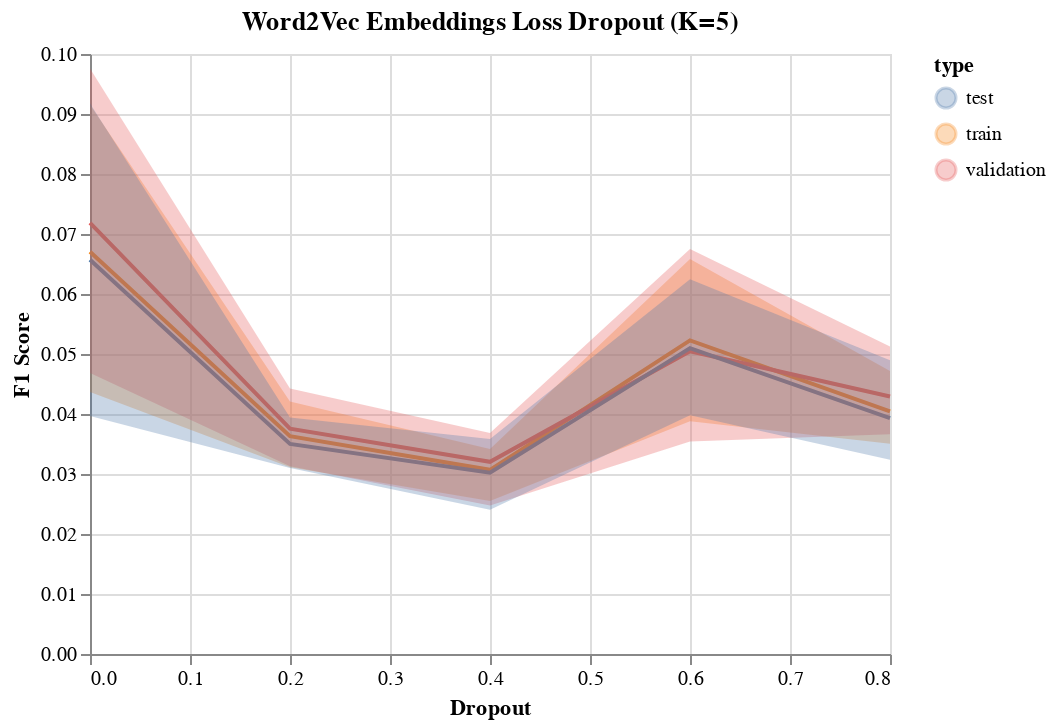

The notebook cell this image was saved under:
### Code cell
line = alt.Chart(validation_results[(validation_results.model == 'Word2Vec Embeddings') & (validation_results.epochs == 250) & (validation_results.batch_norm == True) & (validation_results.hidden_neurons == 200)]).mark_line().encode(
    x=alt.X('dropout'),
    y=alt.Y('mean(f1)'),
    color=alt.Color('type')
)

band = alt.Chart(validation_results[(validation_results.model == 'Word2Vec Embeddings') & (validation_results.epochs == 250) & (validation_results.batch_norm == True) & (validation_results.hidden_neurons == 200)]).mark_errorband(extent='ci').encode(
    x=alt.X('dropout', title='Dropout'),
    y=alt.Y('f1', title='F1 Score'),
    color=alt.Color('type')
)

(line + band).properties(title='Word2Vec Embeddings Loss Dropout (K=5)')

### Figure 1 — Vega-Lite specification as saved in the notebook (floating-point values rounded to 4 significant figures)
{"config": {"view": {"continuousWidth": 400, "continuousHeight": 300}}, "layer": [{"data": {"name": "data-9fc277e6cc51e33cd3ac4a064ec2e3a1"}, "mark": "line", "encoding": {"color": {"field": "type", "type": "nominal"}, "x": {"field": "dropout", "type": "quantitative"}, "y": {"aggregate": "mean", "field": "f1", "type": "quantitative"}}}, {"data": {"name": "data-9fc277e6cc51e33cd3ac4a064ec2e3a1"}, "mark": {"type": "errorband", "extent": "ci"}, "encoding": {"color": {"field": "type", "type": "nominal"}, "x": {"field": "dropout", "title": "Dropout", "type": "quantitative"}, "y": {"field": "f1", "title": "F1 Score", "type": "quantitative"}}}], "title": "Word2Vec Embeddings Loss Dropout (K=5)", "$schema": "https://vega.github.io/schema/vega-lite/v4.17.0.json", "datasets": {"data-9fc277e6cc51e33cd3ac4a064ec2e3a1": [{"model": "Word2Vec Embeddings", "variable": "dropout", "epochs": 250, "batch_norm": true, "dropout": 0.0, "hidden_neurons": 200, "hidden_layers": 1, "f1": 0.05227, "type": "train"}, {"model": "Word2Vec Embeddings", "variable": "dropout", "epochs": 250, "batch_norm": true, "dropout": 0.0, "hidden_neurons": 200, "hidden_layers": 1, "f1": 0.05692, "type": "validation"}, {"model": "Word2Vec Embeddings", "variable": "dropout", "epochs": 250, "batch_norm": true, "dropout": 0.0, "hidden_neurons": 200, "hidden_layers": 1, "f1": 0.05324, "type": "test"}, {"model": "Word2Vec Embeddings", "variable": "dropout", "epochs": 250, "batch_norm": true, "dropout": 0.0, "hidden_neurons": 200, "hidden_layers": 1, "f1": 0.1007, "type": "train"}, {"model": "Word2Vec Embeddings", "variable": "dropout", "epochs": 250, "batch_norm": true, "dropout": 0.0, "hidden_neurons": 200, "hidden_layers": 1, "f1": 0.111, "type": "validation"}, {"model": "Word2Vec Embeddings", "variable": "dropout", "epochs": 250, "batch_norm": true, "dropout": 0.0, "hidden_neurons": 200, "hidden_layers": 1, "f1": 0.1046, "type": "test"}, {"model": "Word2Vec Embeddings", "variable": "dropout", "epochs": 250, "batch_norm": true, "dropout": 0.0, "hidden_neurons": 200, "hidden_layers": 1, "f1": 0.102, "type": "train"}, {"model": "Word2Vec Embeddings", "variable": "dropout", "epochs": 250, "batch_norm": true, "dropout": 0.0, "hidden_neurons": 200, "hidden_layers": 1, "f1": 0.1045, "type": "validation"}, {"model": "Word2Vec Embeddings", "variable": "dropout", "epochs": 250, "batch_norm": true, "dropout": 0.0, "hidden_neurons": 200, "hidden_layers": 1, "f1": 0.09816, "type": "test"}, {"model": "Word2Vec Embeddings", "variable": "dropout", "epochs": 250, "batch_norm": true, "dropout": 0.0, "hidden_neurons": 200, "hidden_layers": 1, "f1": 0.03872, "type": "train"}, {"model": "Word2Vec Embeddings", "variable": "dropout", "epochs": 250, "batch_norm": true, "dropout": 0.0, "hidden_neurons": 200, "hidden_layers": 1, "f1": 0.04515, "type": "validation"}, {"model": "Word2Vec Embeddings", "variable": "dropout", "epochs": 250, "batch_norm": true, "dropout": 0.0, "hidden_neurons": 200, "hidden_layers": 1, "f1": 0.0357, "type": "test"}, {"model": "Word2Vec Embeddings", "variable": "dropout", "epochs": 250, "batch_norm": true, "dropout": 0.0, "hidden_neurons": 200, "hidden_layers": 1, "f1": 0.04152, "type": "train"}, {"model": "Word2Vec Embeddings", "variable": "dropout", "epochs": 250, "batch_norm": true, "dropout": 0.0, "hidden_neurons": 200, "hidden_layers": 1, "f1": 0.04177, "type": "validation"}, {"model": "Word2Vec Embeddings", "variable": "dropout", "epochs": 250, "batch_norm": true, "dropout": 0.0, "hidden_neurons": 200, "hidden_layers": 1, "f1": 0.03687, "type": "test"}, {"model": "Word2Vec Embeddings", "variable": "dropout", "epochs": 250, "batch_norm": true, "dropout": 0.2, "hidden_neurons": 200, "hidden_layers": 1, "f1": 0.03472, "type": "train"}, {"model": "Word2Vec Embeddings", "variable": "dropout", "epochs": 250, "batch_norm": true, "dropout": 0.2, "hidden_neurons": 200, "hidden_layers": 1, "f1": 0.0337, "type": "validation"}, {"model": "Word2Vec Embeddings", "variable": "dropout", "epochs": 250, "batch_norm": true, "dropout": 0.2, "hidden_neurons": 200, "hidden_layers": 1, "f1": 0.03157, "type": "test"}, {"model": "Word2Vec Embeddings", "variable": "dropout", "epochs": 250, "batch_norm": true, "dropout": 0.2, "hidden_neurons": 200, "hidden_layers": 1, "f1": 0.02706, "type": "train"}, {"model": "Word2Vec Embeddings", "variable": "dropout", "epochs": 250, "batch_norm": true, "dropout": 0.2, "hidden_neurons": 200, "hidden_layers": 1, "f1": 0.03351, "type": "validation"}, {"model": "Word2Vec Embeddings", "variable": "dropout", "epochs": 250, "batch_norm": true, "dropout": 0.2, "hidden_neurons": 200, "hidden_layers": 1, "f1": 0.0284, "type": "test"}, {"model": "Word2Vec Embeddings", "variable": "dropout", "epochs": 250, "batch_norm": true, "dropout": 0.2, "hidden_neurons": 200, "hidden_layers": 1, "f1": 0.02938, "type": "train"}, {"model": "Word2Vec Embeddings", "variable": "dropout", "epochs": 250, "batch_norm": true, "dropout": 0.2, "hidden_neurons": 200, "hidden_layers": 1, "f1": 0.02381, "type": "validation"}, {"model": "Word2Vec Embeddings", "variable": "dropout", "epochs": 250, "batch_norm": true, "dropout": 0.2, "hidden_neurons": 200, "hidden_layers": 1, "f1": 0.03025, "type": "test"}, {"model": "Word2Vec Embeddings", "variable": "dropout", "epochs": 250, "batch_norm": true, "dropout": 0.2, "hidden_neurons": 200, "hidden_layers": 1, "f1": 0.0267, "type": "train"}, {"model": "Word2Vec Embeddings", "variable": "dropout", "epochs": 250, "batch_norm": true, "dropout": 0.2, "hidden_neurons": 200, "hidden_layers": 1, "f1": 0.03137, "type": "validation"}, {"model": "Word2Vec Embeddings", "variable": "dropout", "epochs": 250, "batch_norm": true, "dropout": 0.2, "hidden_neurons": 200, "hidden_layers": 1, "f1": 0.02381, "type": "test"}, {"model": "Word2Vec Embeddings", "variable": "dropout", "epochs": 250, "batch_norm": true, "dropout": 0.2, "hidden_neurons": 200, "hidden_layers": 1, "f1": 0.0449, "type": "train"}, {"model": "Word2Vec Embeddings", "variable": "dropout", "epochs": 250, "batch_norm": true, "dropout": 0.2, "hidden_neurons": 200, "hidden_layers": 1, "f1": 0.04721, "type": "validation"}, {"model": "Word2Vec Embeddings", "variable": "dropout", "epochs": 250, "batch_norm": true, "dropout": 0.2, "hidden_neurons": 200, "hidden_layers": 1, "f1": 0.0409, "type": "test"}, {"model": "Word2Vec Embeddings", "variable": "dropout", "epochs": 250, "batch_norm": true, "dropout": 0.4, "hidden_neurons": 200, "hidden_layers": 1, "f1": 0.03518, "type": "train"}, {"model": "Word2Vec Embeddings", "variable": "dropout", "epochs": 250, "batch_norm": true, "dropout": 0.4, "hidden_neurons": 200, "hidden_layers": 1, "f1": 0.0394, "type": "validation"}, {"model": "Word2Vec Embeddings", "variable": "dropout", "epochs": 250, "batch_norm": true, "dropout": 0.4, "hidden_neurons": 200, "hidden_layers": 1, "f1": 0.03972, "type": "test"}, {"model": "Word2Vec Embeddings", "variable": "dropout", "epochs": 250, "batch_norm": true, "dropout": 0.4, "hidden_neurons": 200, "hidden_layers": 1, "f1": 0.02046, "type": "train"}, {"model": "Word2Vec Embeddings", "variable": "dropout", "epochs": 250, "batch_norm": true, "dropout": 0.4, "hidden_neurons": 200, "hidden_layers": 1, "f1": 0.0183, "type": "validation"}, {"model": "Word2Vec Embeddings", "variable": "dropout", "epochs": 250, "batch_norm": true, "dropout": 0.4, "hidden_neurons": 200, "hidden_layers": 1, "f1": 0.01842, "type": "test"}, {"model": "Word2Vec Embeddings", "variable": "dropout", "epochs": 250, "batch_norm": true, "dropout": 0.4, "hidden_neurons": 200, "hidden_layers": 1, "f1": 0.03424, "type": "train"}, {"model": "Word2Vec Embeddings", "variable": "dropout", "epochs": 250, "batch_norm": true, "dropout": 0.4, "hidden_neurons": 200, "hidden_layers": 1, "f1": 0.03368, "type": "validation"}, {"model": "Word2Vec Embeddings", "variable": "dropout", "epochs": 250, "batch_norm": true, "dropout": 0.4, "hidden_neurons": 200, "hidden_layers": 1, "f1": 0.03301, "type": "test"}, {"model": "Word2Vec Embeddings", "variable": "dropout", "epochs": 250, "batch_norm": true, "dropout": 0.4, "hidden_neurons": 200, "hidden_layers": 1, "f1": 0.03099, "type": "train"}, {"model": "Word2Vec Embeddings", "variable": "dropout", "epochs": 250, "batch_norm": true, "dropout": 0.4, "hidden_neurons": 200, "hidden_layers": 1, "f1": 0.03224, "type": "validation"}, {"model": "Word2Vec Embeddings", "variable": "dropout", "epochs": 250, "batch_norm": true, "dropout": 0.4, "hidden_neurons": 200, "hidden_layers": 1, "f1": 0.02741, "type": "test"}, {"model": "Word2Vec Embeddings", "variable": "dropout", "epochs": 250, "batch_norm": true, "dropout": 0.4, "hidden_neurons": 200, "hidden_layers": 1, "f1": 0.03261, "type": "train"}, {"model": "Word2Vec Embeddings", "variable": "dropout", "epochs": 250, "batch_norm": true, "dropout": 0.4, "hidden_neurons": 200, "hidden_layers": 1, "f1": 0.03653, "type": "validation"}, {"model": "Word2Vec Embeddings", "variable": "dropout", "epochs": 250, "batch_norm": true, "dropout": 0.4, "hidden_neurons": 200, "hidden_layers": 1, "f1": 0.03249, "type": "test"}, {"model": "Word2Vec Embeddings", "variable": "dropout", "epochs": 250, "batch_norm": true, "dropout": 0.6, "hidden_neurons": 200, "hidden_layers": 1, "f1": 0.05181, "type": "train"}, {"model": "Word2Vec Embeddings", "variable": "dropout", "epochs": 250, "batch_norm": true, "dropout": 0.6, "hidden_neurons": 200, "hidden_layers": 1, "f1": 0.04158, "type": "validation"}, {"model": "Word2Vec Embeddings", "variable": "dropout", "epochs": 250, "batch_norm": true, "dropout": 0.6, "hidden_neurons": 200, "hidden_layers": 1, "f1": 0.05695, "type": "test"}, {"model": "Word2Vec Embeddings", "variable": "dropout", "epochs": 250, "batch_norm": true, "dropout": 0.6, "hidden_neurons": 200, "hidden_layers": 1, "f1": 0.02964, "type": "train"}, {"model": "Word2Vec Embeddings", "variable": "dropout", "epochs": 250, "batch_norm": true, "dropout": 0.6, "hidden_neurons": 200, "hidden_layers": 1, "f1": 0.02747, "type": "validation"}, {"model": "Word2Vec Embeddings", "variable": "dropout", "epochs": 250, "batch_norm": true, "dropout": 0.6, "hidden_neurons": 200, "hidden_layers": 1, "f1": 0.03206, "type": "test"}, {"model": "Word2Vec Embeddings", "variable": "dropout", "epochs": 250, "batch_norm": true, "dropout": 0.6, "hidden_neurons": 200, "hidden_layers": 1, "f1": 0.05316, "type": "train"}, {"model": "Word2Vec Embeddings", "variable": "dropout", "epochs": 250, "batch_norm": true, "dropout": 0.6, "hidden_neurons": 200, "hidden_layers": 1, "f1": 0.06127, "type": "validation"}, {"model": "Word2Vec Embeddings", "variable": "dropout", "epochs": 250, "batch_norm": true, "dropout": 0.6, "hidden_neurons": 200, "hidden_layers": 1, "f1": 0.0508, "type": "test"}, {"model": "Word2Vec Embeddings", "variable": "dropout", "epochs": 250, "batch_norm": true, "dropout": 0.6, "hidden_neurons": 200, "hidden_layers": 1, "f1": 0.07583, "type": "train"}, {"model": "Word2Vec Embeddings", "variable": "dropout", "epochs": 250, "batch_norm": true, "dropout": 0.6, "hidden_neurons": 200, "hidden_layers": 1, "f1": 0.08296, "type": "validation"}, {"model": "Word2Vec Embeddings", "variable": "dropout", "epochs": 250, "batch_norm": true, "dropout": 0.6, "hidden_neurons": 200, "hidden_layers": 1, "f1": 0.0702, "type": "test"}, {"model": "Word2Vec Embeddings", "variable": "dropout", "epochs": 250, "batch_norm": true, "dropout": 0.6, "hidden_neurons": 200, "hidden_layers": 1, "f1": 0.05089, "type": "train"}, {"model": "Word2Vec Embeddings", "variable": "dropout", "epochs": 250, "batch_norm": true, "dropout": 0.6, "hidden_neurons": 200, "hidden_layers": 1, "f1": 0.03904, "type": "validation"}, {"model": "Word2Vec Embeddings", "variable": "dropout", "epochs": 250, "batch_norm": true, "dropout": 0.6, "hidden_neurons": 200, "hidden_layers": 1, "f1": 0.04492, "type": "test"}, {"model": "Word2Vec Embeddings", "variable": "dropout", "epochs": 250, "batch_norm": true, "dropout": 0.8, "hidden_neurons": 200, "hidden_layers": 1, "f1": 0.0542, "type": "train"}, {"model": "Word2Vec Embeddings", "variable": "dropout", "epochs": 250, "batch_norm": true, "dropout": 0.8, "hidden_neurons": 200, "hidden_layers": 1, "f1": 0.05923, "type": "validation"}, {"model": "Word2Vec Embeddings", "variable": "dropout", "epochs": 250, "batch_norm": true, "dropout": 0.8, "hidden_neurons": 200, "hidden_layers": 1, "f1": 0.05929, "type": "test"}, {"model": "Word2Vec Embeddings", "variable": "dropout", "epochs": 250, "batch_norm": true, "dropout": 0.8, "hidden_neurons": 200, "hidden_layers": 1, "f1": 0.03287, "type": "train"}, {"model": "Word2Vec Embeddings", "variable": "dropout", "epochs": 250, "batch_norm": true, "dropout": 0.8, "hidden_neurons": 200, "hidden_layers": 1, "f1": 0.04348, "type": "validation"}, {"model": "Word2Vec Embeddings", "variable": "dropout", "epochs": 250, "batch_norm": true, "dropout": 0.8, "hidden_neurons": 200, "hidden_layers": 1, "f1": 0.03453, "type": "test"}, {"model": "Word2Vec Embeddings", "variable": "dropout", "epochs": 250, "batch_norm": true, "dropout": 0.8, "hidden_neurons": 200, "hidden_layers": 1, "f1": 0.0365, "type": "train"}, {"model": "Word2Vec Embeddings", "variable": "dropout", "epochs": 250, "batch_norm": true, "dropout": 0.8, "hidden_neurons": 200, "hidden_layers": 1, "f1": 0.03793, "type": "validation"}, {"model": "Word2Vec Embeddings", "variable": "dropout", "epochs": 250, "batch_norm": true, "dropout": 0.8, "hidden_neurons": 200, "hidden_layers": 1, "f1": 0.03233, "type": "test"}, {"model": "Word2Vec Embeddings", "variable": "dropout", "epochs": 250, "batch_norm": true, "dropout": 0.8, "hidden_neurons": 200, "hidden_layers": 1, "f1": 0.03662, "type": "train"}, {"model": "Word2Vec Embeddings", "variable": "dropout", "epochs": 250, "batch_norm": true, "dropout": 0.8, "hidden_neurons": 200, "hidden_layers": 1, "f1": 0.03339, "type": "validation"}, {"model": "Word2Vec Embeddings", "variable": "dropout", "epochs": 250, "batch_norm": true, "dropout": 0.8, "hidden_neurons": 200, "hidden_layers": 1, "f1": 0.03044, "type": "test"}, {"model": "Word2Vec Embeddings", "variable": "dropout", "epochs": 250, "batch_norm": true, "dropout": 0.8, "hidden_neurons": 200, "hidden_layers": 1, "f1": 0.04198, "type": "train"}, {"model": "Word2Vec Embeddings", "variable": "dropout", "epochs": 250, "batch_norm": true, "dropout": 0.8, "hidden_neurons": 200, "hidden_layers": 1, "f1": 0.04054, "type": "validation"}, {"model": "Word2Vec Embeddings", "variable": "dropout", "epochs": 250, "batch_norm": true, "dropout": 0.8, "hidden_neurons": 200, "hidden_layers": 1, "f1": 0.03991, "type": "test"}, {"model": "Word2Vec Embeddings", "variable": "batch_normalization", "epochs": 250, "batch_norm": true, "dropout": 0.2, "hidden_neurons": 200, "hidden_layers": 1, "f1": 0.02792, "type": "train"}, {"model": "Word2Vec Embeddings", "variable": "batch_normalization", "epochs": 250, "batch_norm": true, "dropout": 0.2, "hidden_neurons": 200, "hidden_layers": 1, "f1": 0.02194, "type": "validation"}, {"model": "Word2Vec Embeddings", "variable": "batch_normalization", "epochs": 250, "batch_norm": true, "dropout": 0.2, "hidden_neurons": 200, "hidden_layers": 1, "f1": 0.03368, "type": "test"}, {"model": "Word2Vec Embeddings", "variable": "batch_normalization", "epochs": 250, "batch_norm": true, "dropout": 0.2, "hidden_neurons": 200, "hidden_layers": 1, "f1": 0.03174, "type": "train"}, {"model": "Word2Vec Embeddings", "variable": "batch_normalization", "epochs": 250, "batch_norm": true, "dropout": 0.2, "hidden_neurons": 200, "hidden_layers": 1, "f1": 0.03696, "type": "validation"}, {"model": "Word2Vec Embeddings", "variable": "batch_normalization", "epochs": 250, "batch_norm": true, "dropout": 0.2, "hidden_neurons": 200, "hidden_layers": 1, "f1": 0.03124, "type": "test"}, {"model": "Word2Vec Embeddings", "variable": "batch_normalization", "epochs": 250, "batch_norm": true, "dropout": 0.2, "hidden_neurons": 200, "hidden_layers": 1, "f1": 0.04492, "type": "train"}, {"model": "Word2Vec Embeddings", "variable": "batch_normalization", "epochs": 250, "batch_norm": true, "dropout": 0.2, "hidden_neurons": 200, "hidden_layers": 1, "f1": 0.04298, "type": "validation"}, {"model": "Word2Vec Embeddings", "variable": "batch_normalization", "epochs": 250, "batch_norm": true, "dropout": 0.2, "hidden_neurons": 200, "hidden_layers": 1, "f1": 0.0448, "type": "test"}, {"model": "Word2Vec Embeddings", "variable": "batch_normalization", "epochs": 250, "batch_norm": true, "dropout": 0.2, "hidden_neurons": 200, "hidden_layers": 1, "f1": 0.05409, "type": "train"}, {"model": "Word2Vec Embeddings", "variable": "batch_normalization", "epochs": 250, "batch_norm": true, "dropout": 0.2, "hidden_neurons": 200, "hidden_layers": 1, "f1": 0.05776, "type": "validation"}, {"model": "Word2Vec Embeddings", "variable": "batch_normalization", "epochs": 250, "batch_norm": true, "dropout": 0.2, "hidden_neurons": 200, "hidden_layers": 1, "f1": 0.04734, "type": "test"}, {"model": "Word2Vec Embeddings", "variable": "batch_normalization", "epochs": 250, "batch_norm": true, "dropout": 0.2, "hidden_neurons": 200, "hidden_layers": 1, "f1": 0.04159, "type": "train"}, {"model": "Word2Vec Embeddings", "variable": "batch_normalization", "epochs": 250, "batch_norm": true, "dropout": 0.2, "hidden_neurons": 200, "hidden_layers": 1, "f1": 0.0463, "type": "validation"}, {"model": "Word2Vec Embeddings", "variable": "batch_normalization", "epochs": 250, "batch_norm": true, "dropout": 0.2, "hidden_neurons": 200, "hidden_layers": 1, "f1": 0.03819, "type": "test"}]}}
